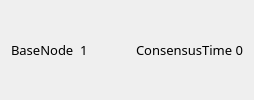
         <widget class="QFrame" name="frame_7">
          <property name="sizePolicy">
           <sizepolicy hsizetype="Expanding" vsizetype="Fixed">
            <horstretch>0</horstretch>
            <verstretch>0</verstretch>
           </sizepolicy>
          </property>
          <property name="minimumSize">
           <size>
            <width>0</width>
            <height>30</height>
           </size>
          </property>
          <property name="frameShape">
           <enum>QFrame::NoFrame</enum>
          </property>
          <property name="frameShadow">
           <enum>QFrame::Raised</enum>
          </property>
          <layout class="QHBoxLayout" name="horizontalLayout_4">
           <item>
            <widget class="QLabel" name="label_6">
             <property name="maximumSize">
              <size>
               <width>65</width>
               <height>16777215</height>
              </size>
             </property>
             <property name="font">
              <font>
               <family>微软雅黑</family>
               <pointsize>10</pointsize>
              </font>
             </property>
             <property name="text">
              <string>BaseNode</string>
             </property>
            </widget>
           </item>
           <item>
            <widget class="QLabel" name="labelBaseNodeNum">
             <property name="font">
              <font>
               <family>微软雅黑</family>
               <pointsize>10</pointsize>
              </font>
             </property>
             <property name="text">
              <string>1</string>
             </property>
             <property name="scaledContents">
              <bool>true</bool>
             </property>
             <property name="alignment">
              <set>Qt::AlignLeading|Qt::AlignLeft|Qt::AlignVCenter</set>
             </property>
             <property name="wordWrap">
              <bool>true</bool>
             </property>
            </widget>
           </item>
           <item>
            <widget class="QLabel" name="labelPartnerCount">
             <property name="font">
              <font>
               <family>微软雅黑</family>
               <pointsize>10</pointsize>
              </font>
             </property>
             <property name="text">
              <string/>
             </property>
            </widget>
           </item>
           <item>
            <widget class="QLabel" name="labelAlternativeBlockNum">
             <property name="font">
              <font>
               <family>微软雅黑</family>
               <pointsize>10</pointsize>
              </font>
             </property>
             <property name="text">
              <string/>
             </property>
            </widget>
           </item>
           <item>
            <widget class="QLabel" name="labelConfirmed">
             <property name="font">
              <font>
               <family>微软雅黑</family>
               <pointsize>10</pointsize>
              </font>
             </property>
             <property name="text">
              <string/>
             </property>
            </widget>
           </item>
           <item>
            <widget class="QLabel" name="labelConsensusTime">
             <property name="font">
              <font>
               <family>微软雅黑</family>
               <pointsize>10</pointsize>
              </font>
             </property>
             <property name="text">
              <string>ConsensusTime 0</string>
             </property>
            </widget>
           </item>
          </layout>
         </widget>
